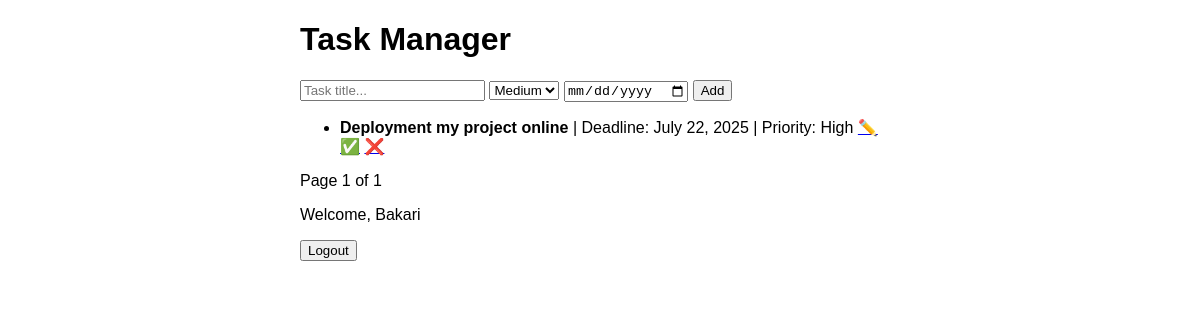
The app's page / (signed in), older data.
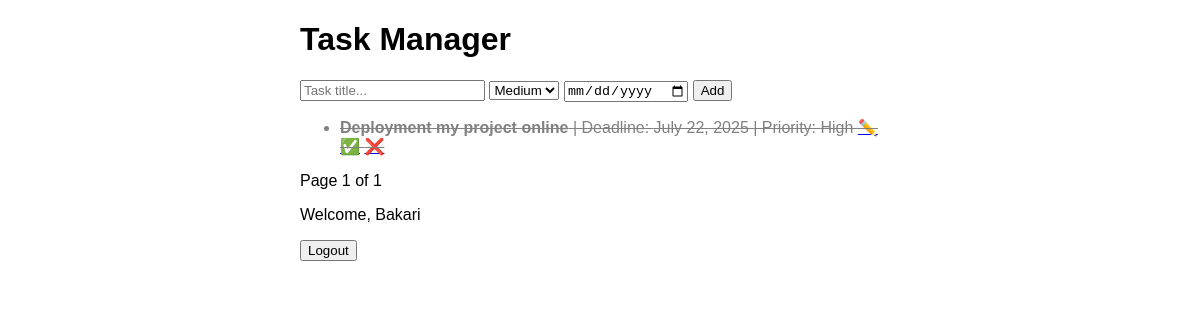
The same page, newer data.
### tasks/models.py (models this page shows, shortened)
class Task(models.Model):
    PRIORITY_CHOICES = [
        ('Low', 'Low'),
        ('Medium', 'Medium'),
        ('High', 'High'),
    ]
    user = models.ForeignKey(User, on_delete=models.CASCADE)   # Owner of the task
    title = models.CharField(max_length=200)
    description = models.TextField(blank=True)  # New field for task details
    category = models.CharField(max_length=100, blank=True)    # New field for category/tag
    completed = models.BooleanField(default=False)
    priority = models.CharField(max_length=10, choices=PRIORITY_CHOICES, default='Medium')
    deadline = models.DateField(null=True, blank=True)
    created_at = models.DateTimeField(auto_now_add=True)

### tasks/views.py (the view)
# urls.py: path('', views.task_list, name='task_list'),
@login_required
def task_list(request):
    task_list = Task.objects.filter(user=request.user).order_by('-created_at')
    paginator = Paginator(task_list, 5)  # Show 5 tasks per page
    page_number = request.GET.get('page')
    page_obj = paginator.get_page(page_number)
    return render(request, 'tasks/task_list.html', {'tasks': page_obj})

### tasks/templates/tasks/task_list.html (shortened to what this page needs)
<!DOCTYPE html>
<html>
  <head>
  </head>
  <body>
    <h1>Task Manager</h1>
    <form method="POST" action="/add/">
      <input type="text" name="title" placeholder="Task title..." required />
      <select name="priority">
        <option value="Medium" selected>Medium</option>
      </select>
      <input type="date" name="deadline" />
      <button type="submit">Add</button>
    </form>
    <ul>
      {% for task in tasks %}
        <li{% if task.completed %} class="completed"{% endif %}>
          <strong>{{ task.title }}</strong>
          | Deadline: {{ task.deadline|default:"No deadline" }}
          | Priority: {{ task.priority }}
          <a href="/edit/{{ task.id }}/">✏️</a>
          <a href="/complete/{{ task.id }}/">✅</a>
          <a href="/delete/{{ task.id }}/">❌</a>
        </li>
      {% empty %}
        <li>No tasks yet!</li>
      {% endfor %}
    </ul>
    <div class="pagination">
      <span class="step-links">
        <span class="current">
          Page {{ tasks.number }} of {{ tasks.paginator.num_pages }}
        </span>
      </span>
    </div>
    {% if user.is_authenticated %}
      <p>Welcome, {{ user.username }}</p>
      <form method="POST" action="/accounts/logout/" style="display:inline;">
        <button type="submit">Logout</button>
      </form>
    {% else %}
      <p>
        <a href="/accounts/login/">Login</a> | <a href="/register/">Register</a>
      </p>
    {% endif %}
  </body>
</html>

### tasks/templates/tasks/task_list.html (style rules this page uses)
body { font-family: Arial; max-width: 600px; margin: auto; }
.completed { text-decoration: line-through; color: gray; }

Row changes from the older to the newer data that the page shows:
changed Task "Deployment my project online": completed False → True (drawn)
